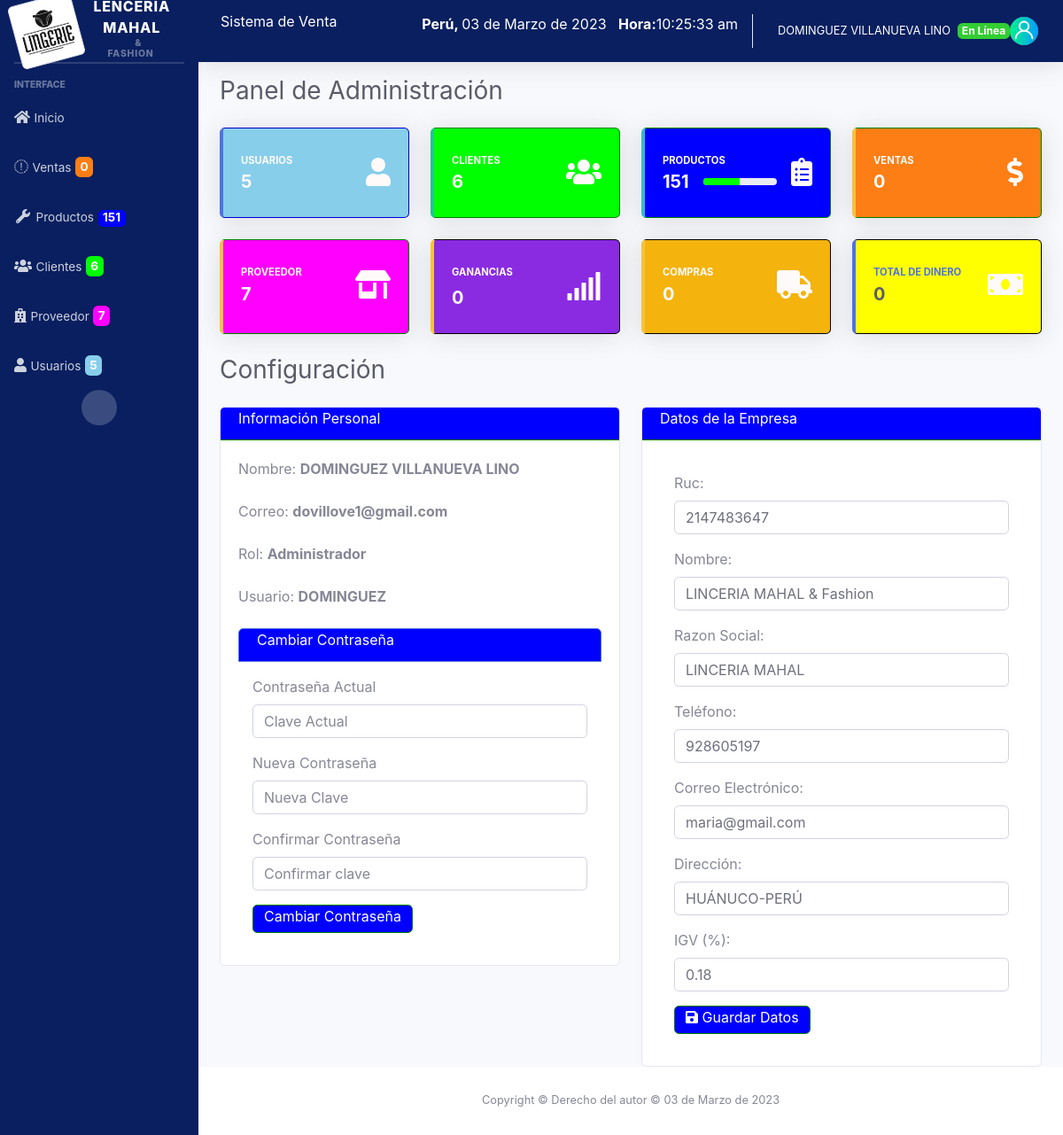
Screenshot of /sistema/ (signed in) with the database file from the repository.
### tables this page shows
CREATE TABLE `configuracion` (
  `id` int(11) NOT NULL,
  `dni` int(11) NOT NULL,
  `nombre` varchar(100) NOT NULL,
  `razon_social` varchar(100) NOT NULL,
  `telefono` int(11) NOT NULL,
  `email` varchar(100) NOT NULL,
  `direccion` text NOT NULL,
  `igv` decimal(10,2) NOT NULL
);

### sistema/index.php (the view, shortened to what this page needs)
<?php include_once "includes/header.php"; ?>
<div class="container-fluid">
	<div class="d-sm-flex align-items-center justify-content-between mb-4">
		<h1 class="h3 mb-0 text-gray-800">Panel de Administración</h1>
	</div>
	<div class="row">
	<?php if ($_SESSION['rol'] == 1) { ?>
		<a class="col-xl-3 col-md-6 mb-4" href="lista_usuarios.php">
			<div class="card border-left-primary shadow h-100 py-2 bg-color1">
				<div class="card-body">
					<div class="row no-gutters align-items-center">
						<div class="col mr-2">
							<div class="text-xs font-weight-bold text-c1 text-uppercase mb-1">Usuarios</div>
							<div class="h5 mb-0 font-weight-bold text-c1"><?php echo $data['usuarios']; ?></div>
						</div>
						<div class="col-auto">
							<i class="fas fa-user fa-2x text-c1"></i>
						</div>
					</div>
				</div>
			</div>
		</a>
		<a class="col-xl-3 col-md-6 mb-4 " href="lista_cliente.php">
			<div class="card border-left-success shadow h-100 py-2 bg-color2 text-c2">
				<div class="card-body">
					<div class="row no-gutters align-items-center">
						<div class="col mr-2">
							<div class="text-xs font-weight-bold text-c2 text-uppercase mb-1">Clientes</div>
							<div class="h5 mb-0 font-weight-bold text-c2"><?php echo $data['clientes']; ?></div>
						</div>
						<div class="col-auto">
							<i class="fas fa-users fa-2x  text-c1"></i>
						</div>
					</div>
				</div>
			</div>
		</a>
		<a class="col-xl-3 col-md-6 mb-4" href="lista_productos.php">
			<div class="card border-left-info shadow h-100 py-2 bg-color3">
				<div class="card-body">
					<div class="row no-gutters align-items-center">
						<div class="col mr-2">
							<div class="text-xs font-weight-bold text-c2 text-uppercase mb-1">Productos</div>
							<div class="row no-gutters align-items-center">
								<div class="col-auto">
									<div class="h5 mb-0 mr-3 font-weight-bold text-c2"><?php echo $data['productos']; ?></div>
								</div>
								<div class="col">
									<div class="progress progress-sm mr-2">
										<div class="progress-bar bg-color2" role="progressbar" style="width: 50%" aria-valuenow="50" aria-valuemin="0" aria-valuemax="100"></div>
									</div>
								</div>
							</div>
						</div>
						<div class="col-auto">
							<i class="fas fa-clipboard-list fa-2x text-c2"></i>
						</div>
					</div>
				</div>
			</div>
		</a>
		<a class="col-xl-3 col-md-6 mb-4" href="ventas.php">
			<div class="card border-left-warning shadow h-100 py-2 bg-color4">
				<div class="card-body">
					<div class="row no-gutters align-items-center">
						<div class="col mr-2">
							<div class="text-xs font-weight-bold text-c1 text-uppercase mb-1">Ventas</div>
							<div class="h5 mb-0 font-weight-bold text-c1"><?php echo $data['ventas']; ?></div>
						</div>
						<div class="col-auto">
							<i class="fas fa-dollar-sign fa-2x text-c1"></i>
						</div>
					</div>
				</div>
			</div>
		</a>
	<a class="col-xl-3 col-md-6 mb-4" href="lista_proveedor.php">
			<div class="card border-left-warning shadow h-100 py-2 bg-color5">
				<div class="card-body">
					<div class="row no-gutters align-items-center ">
						<div class="col mr-2">
							<div class="text-xs font-weight-bold text-c1 text-uppercase mb-1">Proveedor</div>
							<div class="h5 mb-0 font-weight-bold text-c1"><?php echo $data['proveedores']; ?></div>
						</div>
						<div class="col-auto">
							<i class="fas fa-store-alt fa-2x text-c1"></i>
						</div>
					</div>
				</div>
			</div>
		</a>
			<a class="col-xl-3 col-md-6 mb-4" href="ventas.php">
			<div class="card border-left-warning shadow h-100 py-2 bg-color6">
				<div class="card-body">
					<div class="row no-gutters align-items-center">
						<div class="col mr-2">
							<div class="text-xs font-weight-bold text-c1 text-uppercase mb-2">Ganancias</div>
							<div class="h5 mb-0 font-weight-bold text-c1"><?php echo $data['ventas']; ?></div>
						</div>
						<div class="col-auto">
							<i class="fas fa-signal fa-2x  text-c1"></i>
						</div>
					</div>
				</div>
			</div>
		</a>
			<a class="col-xl-3 col-md-6 mb-4" href="ventas.php">
			<div class="card border-left-warning shadow h-100 py-2 bg-color7">
				<div class="card-body">
					<div class="row no-gutters align-items-center">
						<div class="col mr-2">
							<div class="text-xs font-weight-bold text-c2 text-uppercase mb-1">COMPRAS</div>
							<div class="h5 mb-0 font-weight-bold text-c1"><?php echo $data['ventas']; ?></div>
						</div>
						<div class="col-auto">
							<i class="fas fa-truck fa-2x text-c1"></i>
						</div>
					</div>
				</div>
			</div>
		</a>
		<a class="col-xl-3 col-md-6 mb-4" href="lista_usuarios.php">
			<div class="card border-left-primary shadow h-100 py-2 bg-color8">
				<div class="card-body">
					<div class="row no-gutters align-items-center">
						<div class="col mr-2">
							<div class="text-xs font-weight-bold text-primary text-uppercase mb-1">total de dinero</div>
							<div class="h5 mb-0 font-weight-bold text-gray-800"><?php echo $data['ventas']; ?></div>
						</div>
						<div class="col-auto">
							<i class="fas fa-money-bill fa-2x text-c1"></i>
						</div>
					</div>
				</div>
			</div>
		</a>
			<?php } ?>
	</div>
	<div class="d-sm-flex align-items-center justify-content-between mb-4">
		<h1 class="h3 mb-0 text-gray-800">Configuración</h1>
	</div>
	<div class="row">
		<?php if ($_SESSION['rol'] == 1) { ?>
		<div class="col-lg-6">
			<div class="card">
				<div class="card-header bg-color3 text-white">
					Información Personal
				</div>
				<div class="card-body">
					<div class="form-group">
						<label>Nombre: <strong><?php echo $_SESSION['nombre']; ?></strong></label>
					</div>
					<div class="form-group">
						<label>Correo: <strong><?php echo $_SESSION['email']; ?></strong></label>
					</div>
					<div class="form-group">
						<label>Rol: <strong><?php echo $_SESSION['rol_name']; ?></strong></label>
					</div>
					<div class="form-group">
						<label>Usuario: <strong><?php echo $_SESSION['user']; ?></strong></label>
					</div>
					<ul class="list-group">
						<li class="list-group-item active bg-color3">Cambiar Contraseña</li>
						<form action="" method=" post" name="frmChangePass" id="frmChangePass" class="p-3">
							<div class="form-group">
								<label>Contraseña Actual</label>
								<input type="password" name="actual" id="actual" placeholder="Clave Actual" required class="form-control">
							</div>
							<div class="form-group">
								<label>Nueva Contraseña</label>
								<input type="password" name="nueva" id="nueva" placeholder="Nueva Clave" required class="form-control">
							</div>
							<div class="form-group">
								<label>Confirmar Contraseña</label>
								<input type="password" name="confirmar" id="confirmar" placeholder="Confirmar clave" required class="form-control">
							</div>
							<div>
								<button type="submit" class="btn btn-secondary btnChangePass bg-color3">Cambiar Contraseña</button>
							</div>
						</form>
					</ul>
				</div>
			</div>
		</div>
			<div class="col-lg-6">
				<div class="card">
					<div class="card-header bg-color3 text-white">
						Datos de la Empresa
					</div>
					<div class="card-body">
						<form action="empresa.php" method="post" id="frmEmpresa" class="p-3">
							<div class="form-group">
								<label>Ruc:</label>
								<input type="number" name="txtDni" value="<?php echo $dni; ?>" id="txtDni" placeholder="Dni de la Empresa" required class="form-control">
							</div>
							<div class="form-group">
								<label>Nombre:</label>
								<input type="text" name="txtNombre" class="form-control" value="<?php echo $nombre_empresa; ?>" id="txtNombre" placeholder="Nombre de la Empresa" required class="form-control">
							</div>
							<div class="form-group">
								<label>Razon Social:</label>
								<input type="text" name="txtRSocial" class="form-control" value="<?php echo $razonSocial; ?>" id="txtRSocial" placeholder="Razon Social de la Empresa">
							</div>
							<div class="form-group">
								<label>Teléfono:</label>
								<input type="number" name="txtTelEmpresa" class="form-control" value="<?php echo $telEmpresa; ?>" id="txtTelEmpresa" placeholder="teléfono de la Empresa" required>
							</div>
							<div class="form-group">
								<label>Correo Electrónico:</label>
								<input type="email" name="txtEmailEmpresa" class="form-control" value="<?php echo $emailEmpresa; ?>" id="txtEmailEmpresa" placeholder="Correo de la Empresa" required>
							</div>
							<div class="form-group">
								<label>Dirección:</label>
								<input type="text" name="txtDirEmpresa" class="form-control" value="<?php echo $dirEmpresa; ?>" id="txtDirEmpresa" placeholder="Dirreción de la Empresa" required>
							</div>
							<div class="form-group">
								<label>IGV (%):</label>
								<input type="text" name="txtIgv" class="form-control" value="<?php echo $igv; ?>" id="txtIgv" placeholder="IGV de la Empresa" required>
							</div>
							<div>
								<button type="submit" class="btn btn-primary btnChangePass bg-color3"><i class="fas fa-save"></i> Guardar Datos</button>
							</div>
						</form>
					</div>
				</div>
			</div>
		<?php } ?>
	</div>
</div>
</div>
<?php include_once "includes/footer.php"; ?>

### rows the page displays
configuracion: txtDni "2147483647", txtNombre "LINCERIA MAHAL & Fashion", txtRSocial "LINCERIA MAHAL", txtTelEmpresa "928605197", txtEmailEmpresa "maria@gmail.com", txtDirEmpresa "HUÁNUCO-PERÚ", txtIgv "0.18"

### other values shown
$data['ventas'] "0"
$data['productos'] "151"
$data['clientes'] "6"
$data['proveedores'] "7"
$data['usuarios'] "5"
fechaPeru('') "03 de Marzo de 2023"
$_SESSION['nombre'] "DOMINGUEZ VILLANUEVA LINO"
$_SESSION['email'] "dovillove1@gmail.com"
$_SESSION['rol_name'] "Administrador"
$_SESSION['user'] "DOMINGUEZ"
fechaPeru() "03 de Marzo de 2023"
